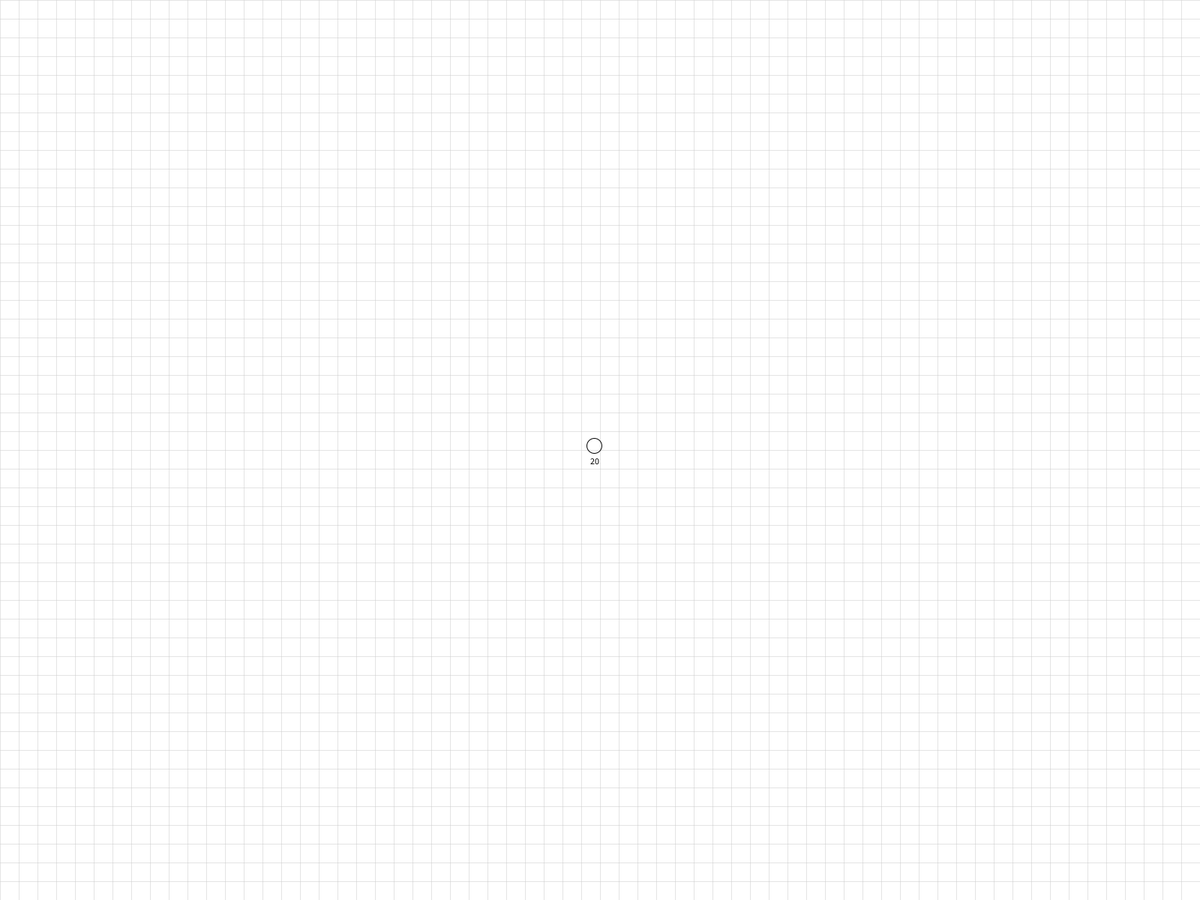
Frame 1 (no input)
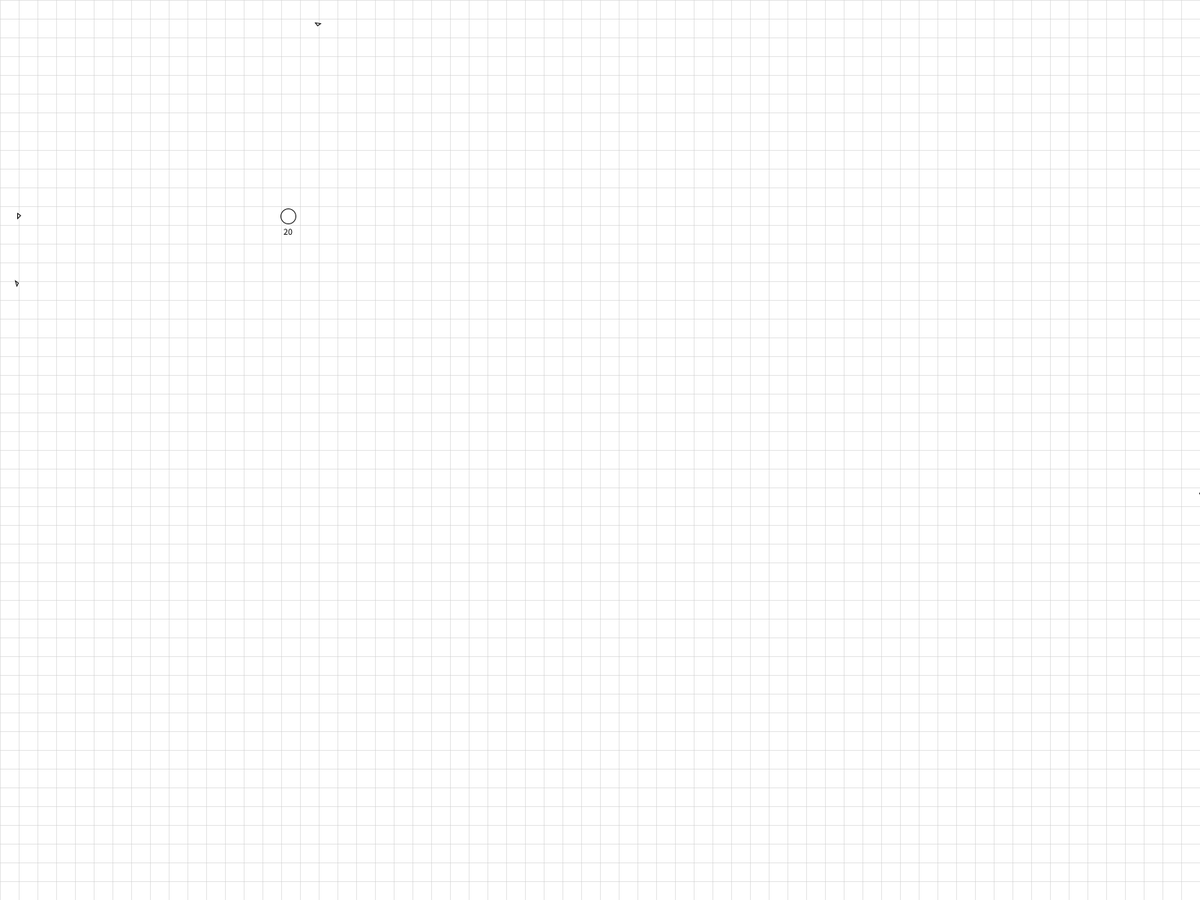
Frame 60 (the mouse pressed at the canvas centre just before this capture)
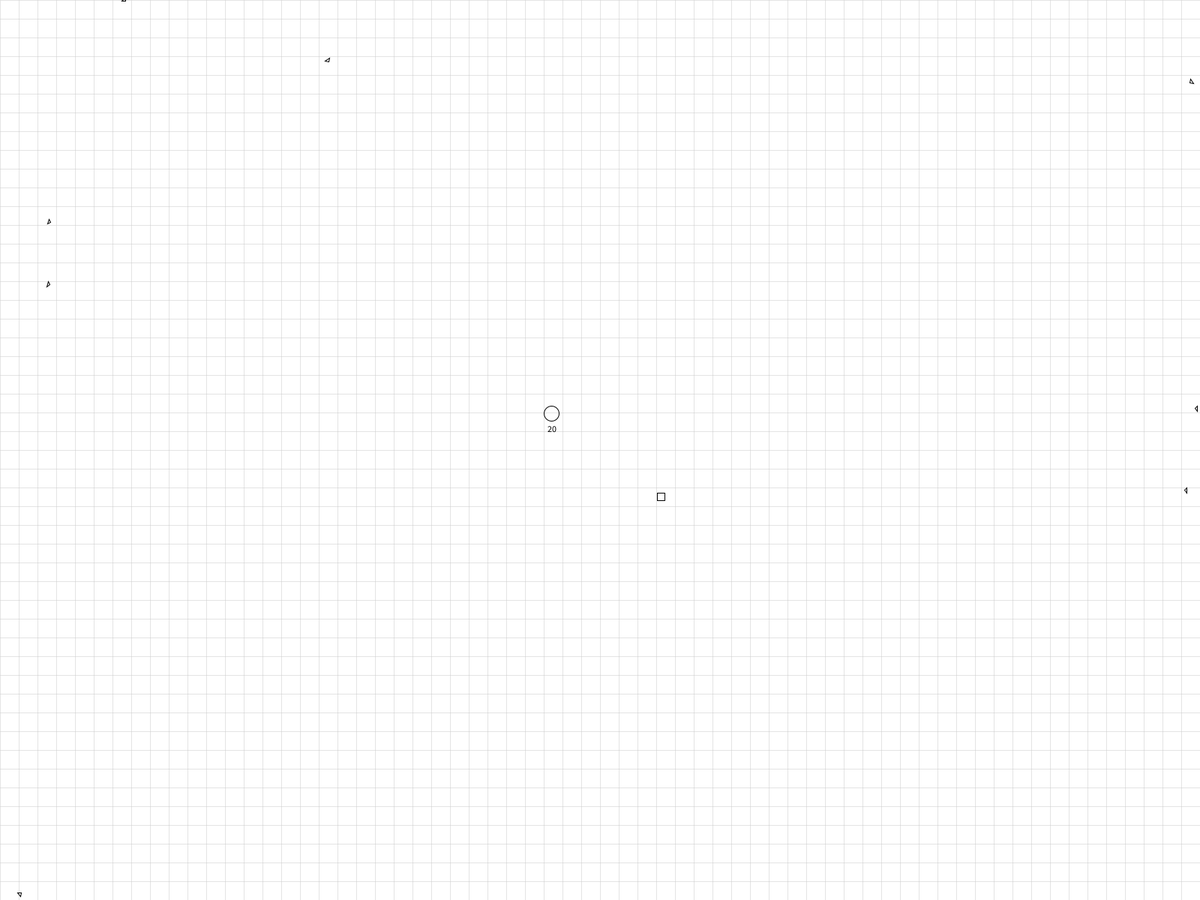
Frame 120 (the mouse held since frame 60 and released just before this capture)

The Processing sketch that drew these frames (run headless with seeded random() and noise(); from frame 60 on, the mouse is pressed at the canvas centre):

// Processing sketch: Swerve
// ── Swerve.pde
Player p;
EnemyController enemyController;
ArrayList<Mobile> mobs;
int totalKills;
final float collisionBuffer = 5;

void setup() {
  fullScreen();
  //size(400, 400);
  textAlign(CENTER, CENTER);
  mobs = new ArrayList<Mobile>();
  p = new Player(width/2, height/2);
  mobs.add(p);
  enemyController = new EnemyController();
}

void draw() {
  background(255);
  display();
  Timer.update(millis());

  if (p.dead()) {
    gameOver();
    return;
  }

  enemyController.update();
  ArrayList<Mobile> deletedMobs = new ArrayList<Mobile>();
  for (Mobile mob : mobs) {
    mob.update();
    if (mob instanceof Destroyable && ((Destroyable) mob).flagged()) {
      deletedMobs.add(mob);
    }
  }

  mobs.removeAll(deletedMobs);
}

void mousePressed() {
  if (p.dead) {
    reset();
    return;
  }

  p.shoot();
}

void display() {
  strokeWeight(0.5);
  stroke(200);
  for (int i = 0; i < width; i += 25) {
    line(i, 0, i, height);
  }
  for (int j = 0; j < height; j += 25) {
    line(0, j, width, j);
  }
}

void gameOver() {
  background(0);
  textSize(32);
  fill(155, 0, 0);
  text("GAME OVER", width/2, height/4);
  fill(255);
  text("You killed " + totalKills + " enemies.", width/2, height/2);
}

void reset() {
  mobs.clear();
  totalKills = 0;
  enemyController.reset();
  p.respawn();
}

// ── Destroyable.pde
public interface Destroyable {
  public boolean flagged();
  public void flag();
}

// ── Enemy.pde
public class Enemy extends Mobile implements Destroyable { //<>//
  private boolean flagged;
  private float x, y;
  private float maxRadius = 6;
  private float maxSpeed = 8;
  private int maxHealth = 5;
  private int maxDamage = 5;
  private float radius = 2.5;
  private float speed = 4;
  private int health = 1;
  private int damage = 1;
  private float radiusGrowth = 0.5;
  private float speedGrowth = 0.5;
  private int healthGrowth = 1;
  private int damageGrowth = 1;

  public Enemy(float x, float y) {
    this.x = x;
    this.y = y;
  }

  public Enemy() {
    x = 0;
    y = 0;
  }

  public void update() {
    PVector dir = getDirection();
    float v = getDistanceScaling() * speed;
    x += dir.x * v;
    y += dir.y * v;
    collide();
    display();
  }

  public void damage(int damage) {
    health -= damage;
    if (health <= 0)
      flag();
  }

  public boolean flagged() {
    return flagged;
  }

  public void flag() {
    if (!flagged) {
      flagged = true;
      enemyController.enemyCount--;
    }
  }

  public float getRadius() {
    return radius;
  }

  private void collide() {
    if (dist(x, y, p.x, p.y) <= (radius + p.getRadius())) {
      flag();
      p.damage(damage);
    }

    for (Mobile mob : mobs) {
      if (mob instanceof Enemy) {
        Enemy enemy = (Enemy) mob;
        if (enemy != this && !enemy.flagged() && dist(x, y, enemy.x, enemy.y) <= (radius + enemy.getRadius() + collisionBuffer)) {
          flag();
          enemy.flag();
          combine(enemy);
          return;
        }
      }
    }
  }

  private void combine(Enemy other) {
    float newX = (x + other.x) / 2;
    float newY = (y + other.y) / 2;
    Enemy newEnemy = new Enemy(newX, newY);
    newEnemy.radius = Math.min(Math.max(radius, other.radius) + radiusGrowth, maxRadius);
    newEnemy.speed = Math.min(Math.max(speed, other.speed) + speedGrowth, maxSpeed);
    newEnemy.health = Math.min(Math.max(health, other.health) + healthGrowth, maxHealth);
    newEnemy.damage = Math.min(Math.max(damage, other.damage) + damageGrowth, maxDamage);
    enemyController.spawn(newEnemy);
  }

  private void display() {
    strokeWeight(1);
    stroke(0);
    noFill();
    float angle = PI/4;
    float scale = radius*2; 
    PVector p1 = getDirection().rotate(angle).mult(-scale);
    PVector p2 = getDirection().rotate(-angle).mult(-scale);
    triangle(x, y, x + p1.x, y + p1.y, x + p2.x, y + p2.y);
  }

  private float getDistanceScaling() {
    float d = dist(x, y, p.x, p.y);
    float maxD = dist(0, 0, width, height);
    return map(log(d), 0, log(maxD), 1, 0);
  }

  private PVector getDirection() {
    return new PVector(
      p.x - x, 
      p.y - y
      ).normalize();
  }
}

// ── EnemyController.pde
public class EnemyController {
  public ArrayList<Enemy> spawnList;
  
  private int maxEnemies = 25;
  private int enemyCount = 0;
  
  private float spawnRate = 3;
  private float spawnTimer = 0;

  public EnemyController() {
    spawnList = new ArrayList<Enemy>();
  }

  public void update() {
    spawnTimer += Timer.deltaTime;
    
    if (spawnTimer >= 1/spawnRate && enemyCount < maxEnemies) {
      spawnTimer = 0;
      Enemy enemy = new Enemy();
      randomizeSpawnPosition(enemy);
      spawn(enemy);
    }
    
    for (Enemy enemy : spawnList) {
      mobs.add(enemy);
    }
    
    spawnList.clear();
  }
  
  public void spawn(Enemy enemy) {
    spawnList.add(enemy); 
    enemyCount++;
  }

  public void reset() {
    enemyCount = 0;
    spawnTimer = 0;
  }
  
  private void randomizeSpawnPosition(Enemy enemy) {
    int quad = (int) random(0, 4); // 0=t, 1=r, 2=b, 3=l
    switch (quad) {
    case 0:
      enemy.x = random(-10, width + 10);
      enemy.y = height + 10;
      break;
    case 1:
      enemy.x = width + 10;
      enemy.y = random(-10, height + 10);
      break;
    case 2:
      enemy.x = random(-10, width + 10);
      enemy.y = -10;
      break;
    case 3:
      enemy.x = -10;
      enemy.y = random(-10, height + 10);
      break;
    }
  }
}

// ── Mobile.pde
public abstract class Mobile {
  protected float x, y;
  protected float radius;
  protected float speed;
  public abstract void update();
  public abstract float getRadius();
}

// ── Player.pde
public class Player extends Mobile {
  private float x, y;
  private float speed = 10;
  private float radius = 10;
  private int maxHealth = 20;
  private int health;
  private boolean dead = false;
  
  private float projectileRadius = 5;

  public Player(float x, float y) {
    this.x = x;
    this.y = y;
    health = maxHealth;
  }

  public void update() {
    PVector dir = getDirection();
    float v = speed * getDistanceScaling();
    //textSize(32);
    //fill(0);
    //text(v, width/2, height - 20);
    x += dir.x * v;
    y += dir.y * v;
    display();
  }

  public void damage(int damage) {
    health -= damage;
    if (health <= 0)
      die();
  }

  public Projectile shoot() {
    PVector dir = getDirection();
    float xOffset = dir.x * (radius + projectileRadius);
    float yOffset = dir.y * (radius + projectileRadius);
    Projectile proj = new Projectile(x + xOffset, y + yOffset, dir);
    proj.radius = projectileRadius;
    mobs.add(proj);
    return proj;
  }

  public float getRadius() {
    return radius;
  }

  public boolean dead() {
    return dead;
  }

  public void respawn() {
    mobs.add(this);
    health = maxHealth;
    x = width/2;
    y = height/2;
    dead = false;
  }
  
  private void display() {
    strokeWeight(1);
    stroke(0);
    noFill();
    ellipse(x, y, radius*2, radius*2);
    textSize(12);
    fill(0);
    text(health, x, y + (2*radius));
  }

  private void die() {
    dead = true;
  }

  private float getDistanceScaling() {
    float d = dist(x, y, mouseX, mouseY);
    float maxD = dist(0, 0, width, height);
    return norm(log(d), 0, log(maxD));
  }

  private PVector getDirection() {
    return new PVector(
      mouseX - x, 
      mouseY - y
      ).normalize();
  }
}

// ── Projectile.pde
public class Projectile extends Mobile implements Destroyable { //<>//
  private float x, y;
  private float radius = 5;
  private float speed = 10;
  private PVector direction;
  private boolean flagged = false;

  public Projectile(float x, float y, PVector direction) {
    this.x = x;
    this.y = y;
    this.direction = direction;
  }

  public void update() {
    x += direction.x * speed;
    y += direction.y * speed;
    destroyOffscreen();
    collide();
    rect(x, y, radius*2, radius*2);
  }

  public boolean flagged() {
    return flagged;
  }

  public void flag() {
    flagged = true;
  }

  public float getRadius() {
    return radius;
  }

  private void collide() {
    for (Mobile mob : mobs) {
      if (mob instanceof Enemy) {
        Enemy enemy = (Enemy) mob;
        if (dist(x, y, enemy.x, enemy.y) <= (radius + enemy.getRadius() + collisionBuffer)) {
          flag();
          enemy.flag();
          totalKills++;
        }
      }
    }
  }

  private void destroyOffscreen() {
    if (x < 0 - radius || x > width + radius || y < 0 - radius || y > height + radius) {
      flag();
    }
  }
}

// ── Timer.pde
public static class Timer
{
  private static float lastTime;
  public static float deltaTime;

  // Operates in milliseconds
  public static void update(float currentTime)
  {
    currentTime = currentTime/1000;
    deltaTime = currentTime - lastTime;
    lastTime = currentTime;
  }
}
